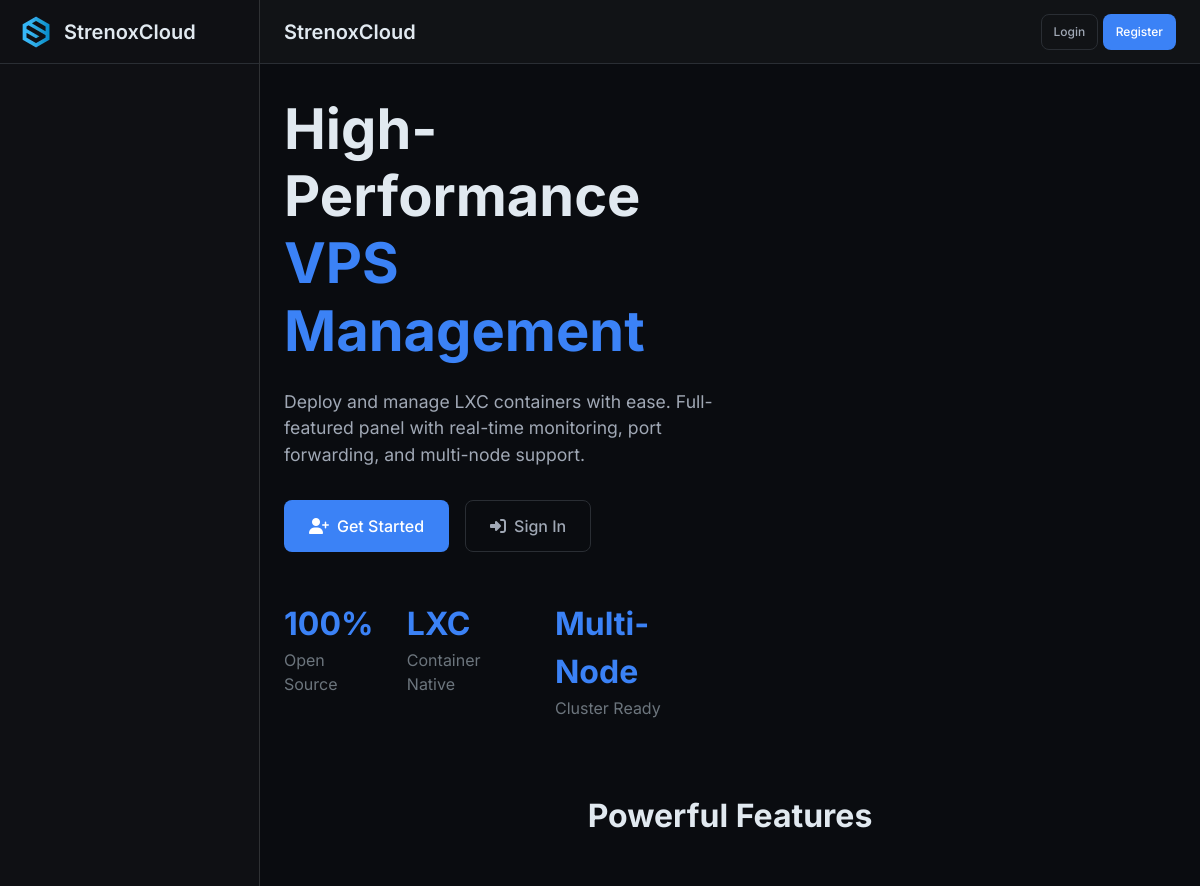
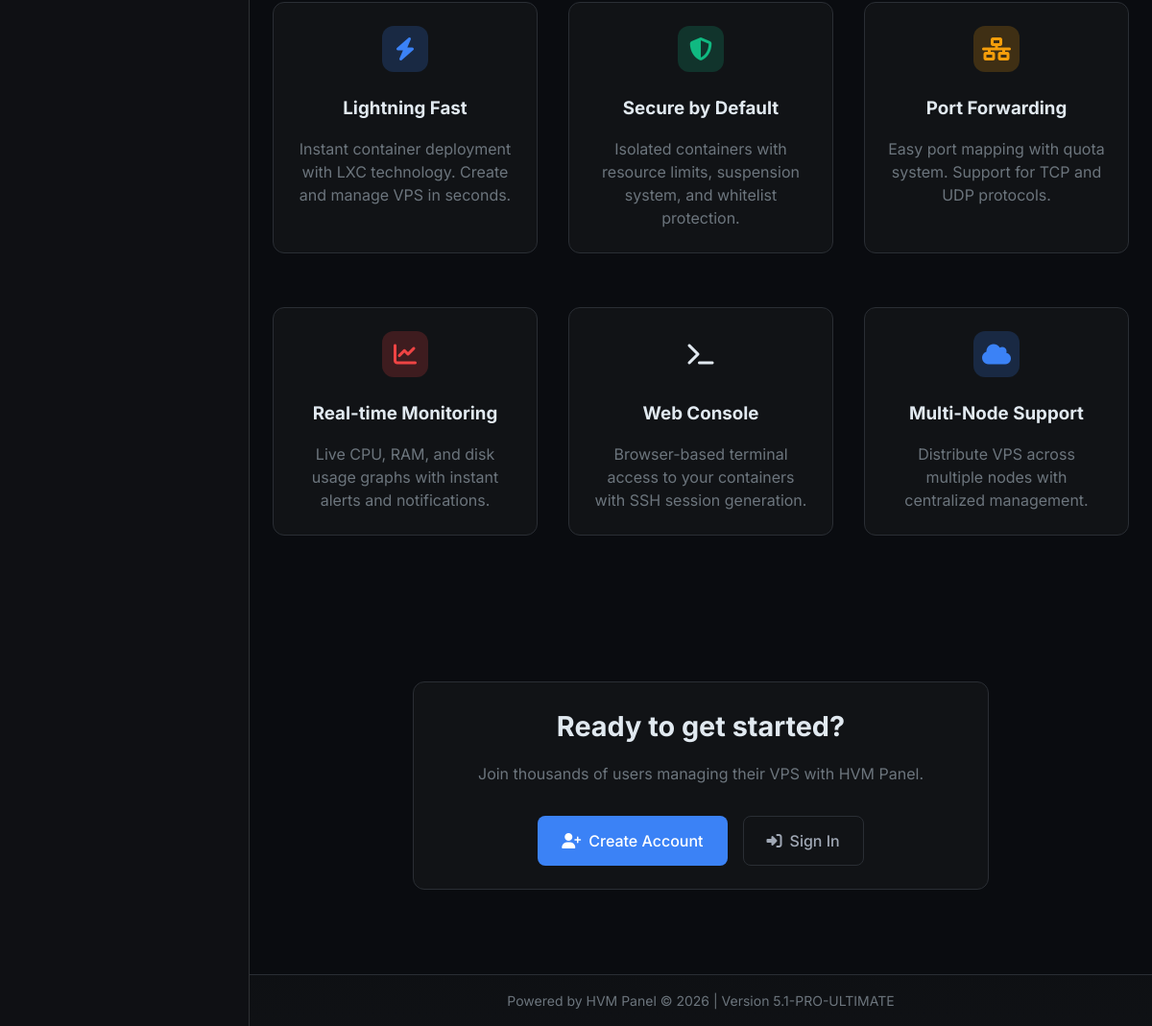
The page / on the database its author committed (2 pictures, top to bottom).
### tables this page shows
CREATE TABLE settings (
            key TEXT PRIMARY KEY,
            value TEXT NOT NULL,
            description TEXT,
            updated_at TEXT NOT NULL
        );

### hvm.py (the view)
@app.route('/')
def index():
    if current_user.is_authenticated:
        return redirect(url_for('dashboard'))
    return render_template('index.html', panel_name=get_setting('site_name', 'HVM PANEL'))

### hvm.py (called while the page is built)
@contextmanager
def get_db():
    conn = None
    try:
        conn = sqlite3.connect(DATABASE_PATH, timeout=30)
        conn.execute("PRAGMA journal_mode=WAL")
        conn.execute("PRAGMA foreign_keys=ON")
        conn.execute("PRAGMA busy_timeout=30000")
        conn.row_factory = sqlite3.Row
        yield conn
        conn.commit()
    except Exception as e:
        if conn:
            conn.rollback()
        logger.error(f"Database error: {e}")
        raise
    finally:
        if conn:
            conn.close()

def get_setting(key: str, default: Any = None):
    with get_db() as conn:
        cur = conn.cursor()
        cur.execute('SELECT value FROM settings WHERE key = ?', (key,))
        row = cur.fetchone()
        return row[0] if row else default

def is_license_activated():
    return True

@app.after_request
def after_request(response):
    try:
        if not response.content_type:
            response.content_type = 'text/html; charset=utf-8'
        response.headers['X-Content-Type-Options'] = 'nosniff'
        response.headers['X-Frame-Options'] = 'SAMEORIGIN'
        response.headers['X-XSS-Protection'] = '1; mode=block'
        return response
    except Exception as e:
        logger.error(f"Error in after_request: {e}")
        return response

@app.context_processor
def utility_processor():
    return dict(
        now=datetime.now,
        get_current_vps_count=get_current_vps_count,
        get_setting=get_setting,
        get_unread_notifications_count=get_unread_notifications_count,
        OS_ICONS=OS_ICONS,
        get_os_label=get_os_label,
        get_os_icon_name=get_os_icon_name,
        is_vps_suspended=is_vps_suspended,
        is_vps_whitelisted=is_vps_whitelisted,
        PANEL_VERSION=PANEL_VERSION,
        PANEL_NAME=PANEL_NAME,
        PANEL_DEVELOPER=PANEL_DEVELOPER
    )

### templates/index.html (shortened to what this page needs)
{% extends "base.html" %}
{% block content %}
<div style="min-height: 80vh; display: flex; align-items: center;">
    <div style="max-width: 1200px; margin: 0 auto; width: 100%;">
        <div class="grid grid-2" style="align-items: center;">
            <div>
                <h1 style="font-size: clamp(2rem, 5vw, 3.5rem); line-height: 1.2; margin-bottom: 1.5rem;">
                    High-Performance
                    <span style="color: var(--accent-primary);">VPS Management</span>
                </h1>
                <p style="font-size: 1.1rem; color: var(--text-secondary); margin-bottom: 2rem; max-width: 500px;">
                    Deploy and manage LXC containers with ease. Full-featured panel with real-time monitoring, port forwarding, and multi-node support.
                </p>
                <div style="display: flex; gap: 1rem; flex-wrap: wrap;">
                    {% if current_user.is_authenticated %}
                    <a href="{{ url_for('dashboard') }}" class="btn btn-primary btn-lg">
                        <i class="fas fa-tachometer-alt"></i> Go to Dashboard
                    </a>
                    {% else %}
                    <a href="{{ url_for('register') }}" class="btn btn-primary btn-lg">
                        <i class="fas fa-user-plus"></i> Get Started
                    </a>
                    <a href="{{ url_for('login') }}" class="btn btn-outline btn-lg">
                        <i class="fas fa-sign-in-alt"></i> Sign In
                    </a>
                    {% endif %}
                </div>
                <div style="display: flex; gap: 2rem; margin-top: 3rem;">
                    <div>
                        <div style="font-size: 2rem; font-weight: 700; color: var(--accent-primary);">100%</div>
                        <div style="color: var(--text-muted);">Open Source</div>
                    </div>
                    <div>
                        <div style="font-size: 2rem; font-weight: 700; color: var(--accent-primary);">LXC</div>
                        <div style="color: var(--text-muted);">Container Native</div>
                    </div>
                    <div>
                        <div style="font-size: 2rem; font-weight: 700; color: var(--accent-primary);">Multi-Node</div>
                        <div style="color: var(--text-muted);">Cluster Ready</div>
                    </div>
                </div>
            </div>
        </div>
    </div>
</div>
<div style="padding: 4rem 0;">
    <h2 style="text-align: center; font-size: 2rem; margin-bottom: 3rem;">Powerful Features</h2>
    <div class="grid grid-3" style="gap: 2rem;">
        <div class="card" style="text-align: center;">
            <div class="stat-icon primary" style="margin: 0 auto 1.5rem;">
                <i class="fas fa-bolt"></i>
            </div>
            <h3 style="margin-bottom: 1rem;">Lightning Fast</h3>
            <p style="color: var(--text-muted);">Instant container deployment with LXC technology. Create and manage VPS in seconds.</p>
        </div>
        <div class="card" style="text-align: center;">
            <div class="stat-icon success" style="margin: 0 auto 1.5rem;">
                <i class="fas fa-shield-alt"></i>
            </div>
            <h3 style="margin-bottom: 1rem;">Secure by Default</h3>
            <p style="color: var(--text-muted);">Isolated containers with resource limits, suspension system, and whitelist protection.</p>
        </div>
        <div class="card" style="text-align: center;">
            <div class="stat-icon warning" style="margin: 0 auto 1.5rem;">
                <i class="fas fa-network-wired"></i>
            </div>
            <h3 style="margin-bottom: 1rem;">Port Forwarding</h3>
            <p style="color: var(--text-muted);">Easy port mapping with quota system. Support for TCP and UDP protocols.</p>
        </div>
        <div class="card" style="text-align: center;">
            <div class="stat-icon danger" style="margin: 0 auto 1.5rem;">
                <i class="fas fa-chart-line"></i>
            </div>
            <h3 style="margin-bottom: 1rem;">Real-time Monitoring</h3>
            <p style="color: var(--text-muted);">Live CPU, RAM, and disk usage graphs with instant alerts and notifications.</p>
        </div>
        <div class="card" style="text-align: center;">
            <div class="stat-icon info" style="margin: 0 auto 1.5rem;">
                <i class="fas fa-terminal"></i>
            </div>
            <h3 style="margin-bottom: 1rem;">Web Console</h3>
            <p style="color: var(--text-muted);">Browser-based terminal access to your containers with SSH session generation.</p>
        </div>
        <div class="card" style="text-align: center;">
            <div class="stat-icon primary" style="margin: 0 auto 1.5rem;">
                <i class="fas fa-cloud"></i>
            </div>
            <h3 style="margin-bottom: 1rem;">Multi-Node Support</h3>
            <p style="color: var(--text-muted);">Distribute VPS across multiple nodes with centralized management.</p>
        </div>
    </div>
</div>
<div style="padding: 4rem 0; text-align: center;">
    <div class="card" style="max-width: 600px; margin: 0 auto;">
        <h2 style="font-size: 1.8rem; margin-bottom: 1rem;">Ready to get started?</h2>
        <p style="color: var(--text-muted); margin-bottom: 2rem;">Join thousands of users managing their VPS with HVM Panel.</p>
        {% if current_user.is_authenticated %}
        <a href="{{ url_for('dashboard') }}" class="btn btn-primary btn-lg">
            <i class="fas fa-tachometer-alt"></i> Go to Dashboard
        </a>
        {% else %}
        <div style="display: flex; gap: 1rem; justify-content: center;">
            <a href="{{ url_for('register') }}" class="btn btn-primary btn-lg">
                <i class="fas fa-user-plus"></i> Create Account
            </a>
            <a href="{{ url_for('login') }}" class="btn btn-outline btn-lg">
                <i class="fas fa-sign-in-alt"></i> Sign In
            </a>
        </div>
        {% endif %}
    </div>
</div>
{% endblock %}

### templates/base.html (shortened to what this page needs)
<!DOCTYPE html>
<html lang="en" data-theme="dark">
<head>
    <link rel="stylesheet" href="https://cdnjs.cloudflare.com/ajax/libs/font-awesome/6.4.0/css/all.min.css">
</head>
<body>
    <div class="app-wrapper">
        <aside class="sidebar" id="sidebar">
            <div class="sidebar-header">
                <a href="{{ url_for('dashboard') if current_user.is_authenticated else url_for('index') }}" class="logo">
                    <img src="{{ get_setting('header_icon', '/static/img/logo.png') }}" alt="{{ panel_name }}">
                    <span>{{ panel_name }}</span>
                </a>
            </div>
        </aside>
        <main class="main-content" id="mainContent">
            <header class="header">
                <div class="header-left">
                    <h1 class="header-title">{% block header_title %}{{ panel_name }}{% endblock %}</h1>
                </div>
                <div class="header-right">
                    {% if current_user.is_authenticated %}
                    <div class="notifications-dropdown">
                        <button class="notifications-btn" id="notificationsBtn">
                            <i class="fas fa-bell"></i>
                            <span class="notification-badge" id="notificationBadge" style="display: none;">0</span>
                        </button>
                        <div class="notifications-panel" id="notificationsPanel">
                            <div class="notifications-header">
                                <h3>Notifications</h3>
                                <a href="{{ url_for('notifications') }}">View all</a>
                            </div>
                            <div class="notifications-list" id="notificationsList">
                                <div class="empty-state" style="padding: 2rem;">
                                    <i class="fas fa-bell-slash"></i>
                                    <p>No notifications</p>
                                </div>
                            </div>
                            <div class="notifications-footer">
                                <a href="#" id="markAllRead">Mark all as read</a>
                            </div>
                        </div>
                    </div>
                    <div class="user-menu">
                        <button class="user-btn" id="userMenuBtn">
                            <div class="user-avatar">
                                {% if current_user.profile_picture %}
                                <img src="{{ current_user.profile_picture }}" alt="{{ current_user.username }}">
                                {% else %}
                                <span>{{ current_user.username[:1].upper() }}</span>
                                {% endif %}
                            </div>
                            <div class="user-info">
                                <div class="user-name">{{ current_user.username }}</div>
                                <div class="user-role">
                                    {% if current_user.is_main_admin %}
                                    Main Admin
                                    {% elif current_user.is_admin %}
                                    Admin
                                    {% else %}
                                    User
                                    {% endif %}
                                </div>
                            </div>
                        </button>
                        <div class="user-dropdown" id="userDropdown">
                            <div class="dropdown-header">
                                <div class="user-name">{{ current_user.username }}</div>
                                <div class="user-email">{{ current_user.email }}</div>
                            </div>
                            <a href="{{ url_for('profile') }}" class="dropdown-item">
                                <i class="fas fa-user"></i>
                                <span>Profile</span>
                            </a>
                            <a href="{{ url_for('notifications') }}" class="dropdown-item">
                                <i class="fas fa-bell"></i>
                                <span>Notifications</span>
                            </a>
                            <div class="dropdown-divider"></div>
                            <a href="{{ url_for('logout') }}" class="dropdown-item">
                                <i class="fas fa-sign-out-alt"></i>
                                <span>Logout</span>
                            </a>
                        </div>
                    </div>
                    {% else %}
                    <div class="auth-buttons">
                        <a href="{{ url_for('login') }}" class="btn btn-outline btn-sm">Login</a>
                        {% if get_setting('registration_enabled', '1') == '1' %}
                        <a href="{{ url_for('register') }}" class="btn btn-primary btn-sm">Register</a>
                        {% endif %}
                    </div>
                    {% endif %}
                </div>
            </header>
            <div class="content">
                {% block content %}{% endblock %}
            </div>
            <footer class="footer">
                {{ get_setting('footer_text', 'Powered by HVM Panel') }} &copy; {{ now().year }} | Version {{ PANEL_VERSION }}
            </footer>
        </main>
    </div>
</body>
</html>

### rows shown on the page
settings: value (picture)
settings: value "StrenoxCloud"
settings: value "Powered by HVM Panel"

### other values the page prints
{{ PANEL_VERSION }} "5.1-PRO-ULTIMATE"
